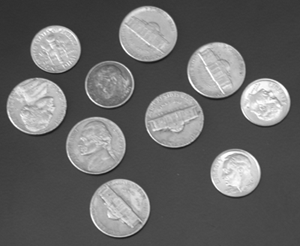
%> input picture coins.png, 300 x 246 px
$ octave image_processing_4.m   (GNU Octave 9; MATLAB toolbox functions it lacks are replaced by stand-ins)
%> lines starting %> are read from the running program, lines starting %| are printed output that depends on the picture; in (x1, y1, x2, y2) boxes, pixels count from 0 and x2, y2 are one past the last pixel; in counts of white or black regions, pixels touching at a corner belong together; the program's own positions count from 1
image = imread('coins.png');
%> image is the input picture: size 246x300 uint8; min 23, max 255, mean 103

level = graythresh(image);
%> level = 0.494
[row,column,band] = size(image);
%> row = 246; column = 300; band = 1
binary = imbinarize(image);
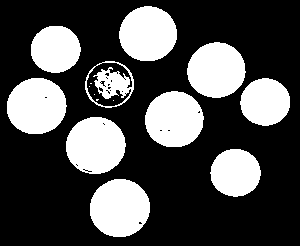
%> binary: size 246x300 logical; 30.2% white; 15 white regions (5 under 20 px), largest, box (x1, y1, x2, y2) and area: (90, 179, 150, 237) 2748, (66, 117, 126, 174) 2667, (7, 78, 67, 134) 2649

binary_filled = imfill(binary,'holes');
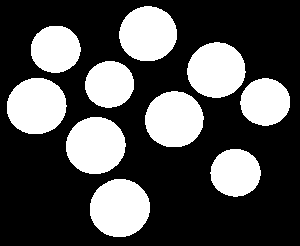
%> binary_filled: size 246x300 logical; 31.4% white; 10 white regions, largest, box (x1, y1, x2, y2) and area: (90, 179, 150, 237) 2753, (66, 117, 126, 174) 2680, (7, 78, 67, 134) 2651


e1 = binary_filled;
e1(:,column+1) = 0; %sadece 301 üncü sütundakileri siyah yap
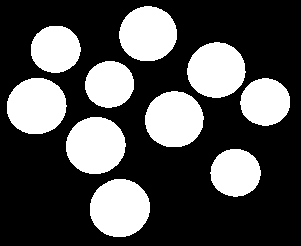
%> e1: size 246x301 logical; 31.3% white; 10 white regions, largest, box (x1, y1, x2, y2) and area: (90, 179, 150, 237) 2753, (66, 117, 126, 174) 2680, (7, 78, 67, 134) 2651

e2(1:246,1) = 0;
e2(1:246,2:301) = binary_filled;
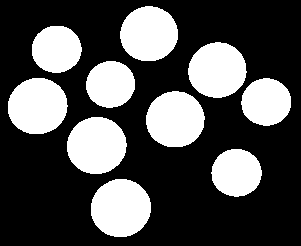
%> e2: size 246x301 double; values 0 (black) and 1 (white), 31.3% white; 10 white regions, largest, box (x1, y1, x2, y2) and area: (91, 179, 151, 237) 2753, (67, 117, 127, 174) 2680, (8, 78, 68, 134) 2651

result = e1-e2;
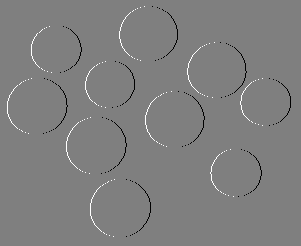
%> result: size 246x301 double; min -1, max 1, mean 0; drawn with min black and max white


figure;
subplot(2,4,1); imshow(binary); title('binary');
subplot(2,4,2); imshow(binary_filled); title('binary_filled');
subplot(2,4,3); imshow(e1); title('e1');
subplot(2,4,4); imshow(e2); title('e2');
subplot(2,4,5); imshow(result); title('result');
%> after `imshow(result)`:
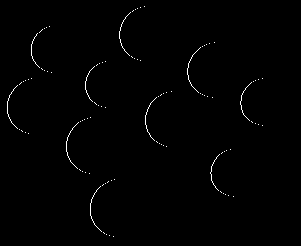
%> displayed picture: size 246x301, on the screen's scale of 0 to 255; 0.71% white in thin lines or dots, all inside (x1, y1, x2, y2) = (7, 6, 263, 237)
